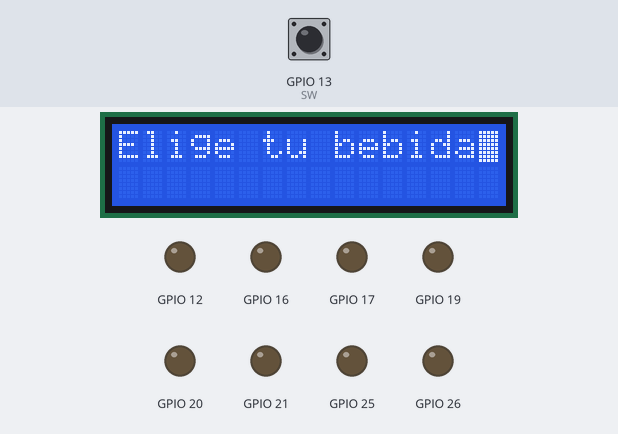
Recording of a program running on a simulated Raspberry Pi (BCM pin numbers). Shown: 16×2 character LCD, output pins drawn as LEDs (lit = HIGH). The inputs (shaded band) are chosen by the test bench; at power-on: GPIO 13 (SW) HIGH. Pins used as bus, display or sensor lines are not drawn.

Above: at 3.0 s.
3.1 s: GPIO 13 (SW) pulled LOW for 0.15 s
At 3.26 s:
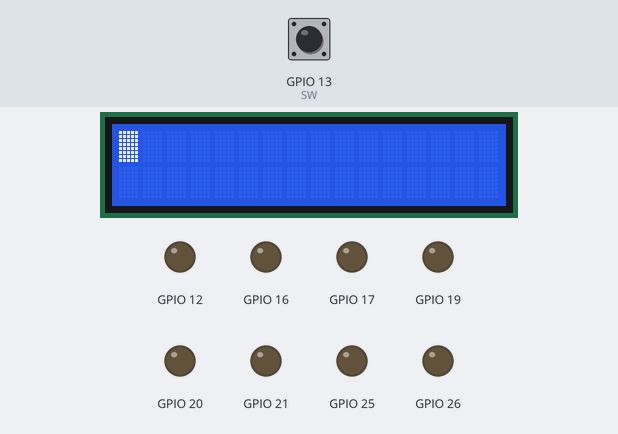
At 7.0 s:
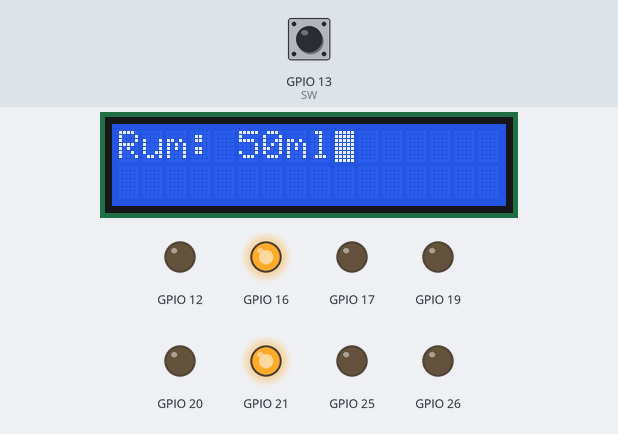
Timing chart, 0 to 37.6 s (numbered marks = the images above; inputs shaded):
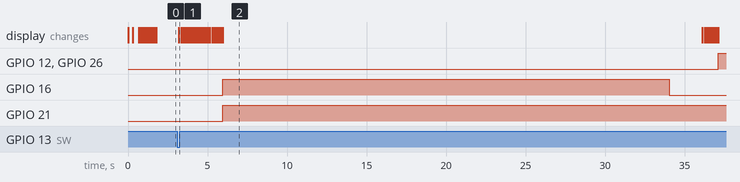

Measured:
- after the input at 3.1 s, GPIO 12, GPIO 26: LOW → HIGH after 34.0 s; GPIO 16: LOW → HIGH after 2.8 s, → LOW 28.1 s later; GPIO 21: LOW → HIGH after 2.8 s; the display: changes after 0.08 s (image 1)

The program:

cocktail_machine6_2.py
```python
import RPi.GPIO as GPIO
import time

# Configuración de pines para encoder y LCD
CLK = 5
DT = 6
SW = 13

# Configuración de pines para el LCD
RS = 4
E = 18
D4 = 27
D5 = 22
D6 = 23
D7 = 24

# Configuración de GPIO
GPIO.setmode(GPIO.BCM)
GPIO.setup(CLK, GPIO.IN, pull_up_down=GPIO.PUD_UP)
GPIO.setup(DT, GPIO.IN, pull_up_down=GPIO.PUD_UP)
GPIO.setup(SW, GPIO.IN, pull_up_down=GPIO.PUD_UP)

# Flujo de las bombas
FLUJO_PEQ = 1.78 # mL/seg
FLUJO_GRA = 6.75 #mL/seg
FLUJO_ORANGE = 5.3  # mL/seg

# Clase LCD (manteniendo la original)
class LCD:
    def __init__(self, rs, e, d4, d5, d6, d7, pausa=0.02):
        # Configura els pins i pausa
        self.RS = rs
        self.E = e
        self.D4 = d4
        self.D5 = d5
        self.D6 = d6
        self.D7 = d7
        self.PAUSA = pausa

        # Configura els pins GPIO
        GPIO.setmode(GPIO.BCM)
        GPIO.setup([self.RS, self.E, self.D4, self.D5, self.D6, self.D7], GPIO.OUT)
        GPIO.output([self.RS, self.E, self.D4, self.D5, self.D6, self.D7], 0)

    def char2bin(self, char):
        """Converteix un caràcter en una representació binària de 8 bits i la retorna com una tupla d'enters."""
        strink = bin(ord(char))[2:]
        strink = '0' * (8 - len(strink)) + strink
        resultat = ''
        for bit in strink:
            resultat = bit + resultat
        res = resultat[4:] + resultat[:4]
        tupla = tuple([int(element) for element in res])
        return tupla

    def modecomandament(self, valor):
        """Configura el mode de comandament del display, ajustant el pin RS segons si és instrucció o dada."""
        GPIO.output(self.RS, GPIO.HIGH if not valor else GPIO.LOW)
        GPIO.output(self.E, GPIO.LOW)

    def escriu_a_fila_u(self):
        """Mou el cursor a l'inici de la primera fila del display."""
        self.modecomandament(True)
        self.escriu4bits(0, 0, 0, 0)
        self.escriu4bits(0, 0, 0, 0)

    def escriu_a_fila_dos(self):
        """Mou el cursor a l'inici de la segona fila del display."""
        self.modecomandament(True)
        self.escriu4bits(0, 0, 1, 1)
        self.escriu4bits(0, 0, 0, 0)

    def escriu4bits(self, b1, b2, b3, b4):
        """Envia 4 bits al display a través dels pins D4-D7."""
        GPIO.output(self.D4, b1)
        GPIO.output(self.D5, b2)
        GPIO.output(self.D6, b3)
        GPIO.output(self.D7, b4)
        time.sleep(self.PAUSA)
        GPIO.output(self.E, GPIO.HIGH)
        GPIO.output(self.E, GPIO.LOW)
        time.sleep(self.PAUSA)

    def esborra_la_pantalla(self):
        """Envia la instrucció per esborrar tot el display."""
        self.modecomandament(True)
        time.sleep(self.PAUSA)
        self.escriu4bits(0, 0, 0, 0)
        self.escriu4bits(1, 0, 0, 0)

    def envia_dades_al_display(self, dada):
        """Envia un caràcter (en forma de tupla de 8 bits) al display per a ser mostrat."""
        self.modecomandament(False)
        self.escriu4bits(dada[0], dada[1], dada[2], dada[3])
        self.escriu4bits(dada[4], dada[5], dada[6], dada[7])

    def detencio_pantalla(self):
        """Posa el display en mode de detenció o pausa."""
        self.modecomandament(True)
        self.escriu4bits(0, 0, 0, 0)
        self.escriu4bits(0, 0, 1, 1)

    def inicia_pantalla(self):
        """Configura el display per iniciar-lo, establint-lo amb dues files i esborrant-lo."""
        self.modecomandament(True)
        for _ in range(3):
            self.escriu4bits(1, 1, 0, 0)
        for _ in range(2):
            self.escriu4bits(0, 1, 0, 0)
        self.escriu4bits(1, 0, 1, 1)
        self.escriu4bits(0, 0, 0, 0)
        self.escriu4bits(1, 1, 1, 1)
        self.esborra_la_pantalla()

    def cleanup(self):
        """Neteja la configuració de GPIO."""
        GPIO.cleanup()

    def escriu_frase(self, frase):
        """
        Escriu una frase completa al LCD.
        Divideix la frase en dues línies si és més llarga que l'amplada del LCD (16 caràcters).
        """
        self.esborra_la_pantalla()

        linea_1 = frase[:16]
        linea_2 = frase[16:32]

        self.escriu_a_fila_u()
        for char in linea_1:
            self.envia_dades_al_display(self.char2bin(char))

        if linea_2.strip():
            self.escriu_a_fila_dos()
            for char in linea_2:
                self.envia_dades_al_display(self.char2bin(char))

# Clase MotorDC para controlar las bombas
class MotorDC:
    def __init__(self, ena, in1, in2):
        self.ENA = ena
        self.IN1 = in1
        self.IN2 = in2
        GPIO.setup([self.ENA, self.IN1, self.IN2], GPIO.OUT)
        self.pwm = GPIO.PWM(self.ENA, 100)  # Frecuencia de 100 Hz
        self.pwm.start(0)

    def dispensar(self, tiempo, dutycycle=100):
        GPIO.output(self.IN1, GPIO.LOW)
        GPIO.output(self.IN2, GPIO.HIGH)
        self.pwm.ChangeDutyCycle(dutycycle)
        time.sleep(tiempo)
        self.pwm.ChangeDutyCycle(0)

    def detener(self):
        self.pwm.ChangeDutyCycle(0)

    def cleanup(self):
        """Detura el PWM i neteja la configuració GPIO del motor."""
        self.pwm.stop()
        del self.pwm  # Elimina l'objecte PWM per evitar errors en el destructor
        GPIO.output([self.ENA, self.IN1, self.IN2], GPIO.LOW)

# Configuración de bombas
bombas = {
    "Rum": MotorDC(16, 20, 21),  # Pines GPIO para la bomba de "Rum"
    "Coke": MotorDC(12, 19, 26),  # Pines GPIO para la bomba de "Coke"
    "Orange Juice": MotorDC(25, 17, 21),  # Pines GPIO para la bomba de "Orange Juice"

}

# Configuración de recetas
drink_recipes = [
    {"name": "Rum & Coke", "ingredients": {"Rum": 50, "Coke": 150}},
    {"name": "Gin & Tonic", "ingredients": {"Gin": 50, "Tonic": 150}},
    {"name": "Screwdriver", "ingredients": {"Vodka": 50, "Orange Juice": 150}},
    {"name": "Long Island", "ingredients": {"Gin": 15, "Rum": 15, "Vodka": 15, "Tequila": 15, "Coke": 100, "Orange Juice": 15}},
    {"name": "Margarita", "ingredients": {"Tequila": 50, "mmix": 150}},
    {"name": "Gin & Juice", "ingredients": {"Gin": 50, "Orange Juice": 150}},
    {"name": "Tequila Sunrise", "ingredients": {"Tequila": 50, "Orange Juice": 150}},
]

# Función para calcular tiempo de dispensación
def calcular_tiempo(ml, ingrediente):
    if ingrediente == "Rum":
        flujo = FLUJO_PEQ
    elif ingrediente == "Coke":
        flujo = FLUJO_GRA
    elif ingrediente == "Orange Juice":
        flujo = FLUJO_ORANGE
    else:
        raise ValueError(f"Flujo desconocido para {ingrediente}")
    return ml / flujo


# Función para activar las bombas y preparar la bebida
def preparar_bebida(lcd, bebida):
    lcd.escriu_frase(f"Preparando {bebida['name']}")
    for ingrediente, cantidad in bebida["ingredients"].items():
        if ingrediente in bombas:
            tiempo = calcular_tiempo(cantidad, ingrediente)
            lcd.escriu_frase(f"{ingrediente}: {cantidad}ml")
            bombas[ingrediente].dispensar(tiempo)
        else:
            lcd.escriu_frase(f"{ingrediente}: No disponible")
        time.sleep(2)  # Pausa entre ingredientes
    lcd.escriu_frase(f"{bebida['name']} lista!")


def cleanup_tot():
    """Atura motors, neteja LCD i GPIO."""
    for motor in bombas.values():
        motor.detener()
        motor.cleanup()  # Atura i neteja cada motor
    lcd.esborra_la_pantalla()
    lcd.detencio_pantalla()
    time.sleep(1)  # Esperar un poco para asegurarnos de que el LCD se limpia correctamente
    #lcd.cleanup()  # Neteja el LCD
    #GPIO.cleanup()  # Neteja els GPIO


def iniciar_lcd():
    """Inicialitza el LCD de manera segura per evitar errors de display."""
    lcd = LCD(RS, E, D4, D5, D6, D7)
    lcd.inicia_pantalla()  # Inicialitza el display a un estat net i configurat
    return lcd

# Navegación del menú

def navigate_menu():
    clk_last_state = GPIO.input(CLK)
    position = 0

    try:
        while True:
            clk_state = GPIO.input(CLK)
            if clk_state != clk_last_state:
                if GPIO.input(DT) != clk_state:
                    position = (position + 1) % len(drink_recipes)
                else:
                    position = (position - 1) % len(drink_recipes)
                lcd.escriu_frase(drink_recipes[position]["name"])
            clk_last_state = clk_state

            if GPIO.input(SW) == GPIO.LOW:
                bebida = drink_recipes[position]
                preparar_bebida(lcd, bebida)
                break  # Salimos después de preparar
            time.sleep(0.1)

    except KeyboardInterrupt:
        print("Programa interrumpido.")
        cleanup_tot()  # Llamamos a la función de limpieza para detener todo y limpiar el LCD

# Ejecución del programa
if __name__ == "__main__":
    lcd = iniciar_lcd()  # Usamos la función de inicialización limpia
    lcd.escriu_frase("Elige tu bebida")
    navigate_menu()
```
